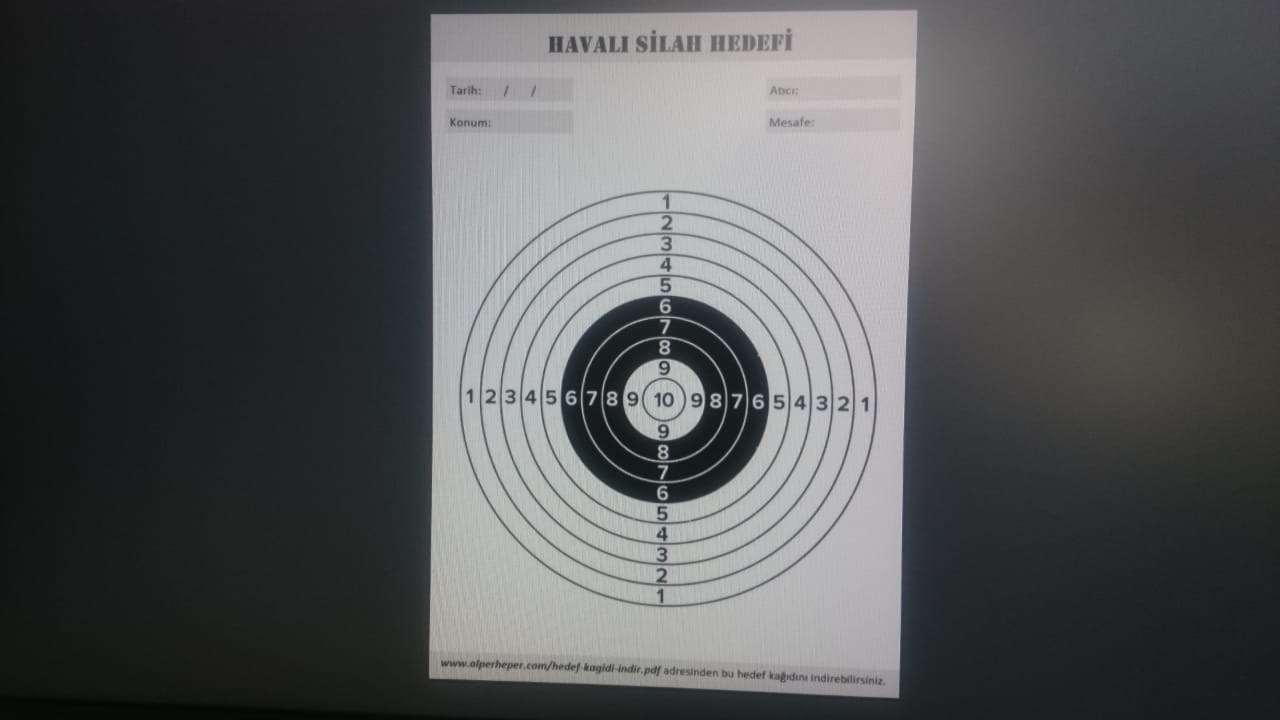
#> input picture target.jpg, 1280 x 720 px, given in place of box.png, which was not available
$ python find_obj.py target.jpg
#> lines starting #> are read from the running program, lines starting #| are printed output that depends on the picture; pictures that were not available may be replaced by others from this repository, and a replacement may not be noted
#!/usr/bin/env python

'''
Feature-based image matching sample.
Note, that you will need the https://github.com/opencv/opencv_contrib repo for SIFT and SURF
USAGE
  find_obj.py [--feature=<sift|surf|orb|akaze|brisk>[-flann]] [ <image1> <image2> ]
  --feature  - Feature to use. Can be sift, surf, orb or brisk. Append '-flann'
               to feature name to use Flann-based matcher instead bruteforce.
  Press left mouse button on a feature point to see its matching point.
'''

# Python 2/3 compatibility
from __future__ import print_function

import numpy as np
import cv2 as cv

from common import anorm, getsize

FLANN_INDEX_KDTREE = 1  # bug: flann enums are missing
FLANN_INDEX_LSH    = 6


def init_feature(name):
    chunks = name.split('-')
    if chunks[0] == 'sift':
        detector = cv.xfeatures2d.SIFT_create()
        norm = cv.NORM_L2
    elif chunks[0] == 'surf':
        detector = cv.xfeatures2d.SURF_create(800)
        norm = cv.NORM_L2
    elif chunks[0] == 'orb':
        detector = cv.ORB_create(400)
        norm = cv.NORM_HAMMING
    elif chunks[0] == 'akaze':
        detector = cv.AKAZE_create()
        norm = cv.NORM_HAMMING
    elif chunks[0] == 'brisk':
        detector = cv.BRISK_create()
        norm = cv.NORM_HAMMING
    else:
        return None, None
    if 'flann' in chunks:
        if norm == cv.NORM_L2:
            flann_params = dict(algorithm = FLANN_INDEX_KDTREE, trees = 5)
        else:
            flann_params= dict(algorithm = FLANN_INDEX_LSH,
                               table_number = 6, # 12
                               key_size = 12,     # 20
                               multi_probe_level = 1) #2
        matcher = cv.FlannBasedMatcher(flann_params, {})  # bug : need to pass empty dict (#1329)
    else:
        matcher = cv.BFMatcher(norm)
    return detector, matcher


def filter_matches(kp1, kp2, matches, ratio = 0.75):
    mkp1, mkp2 = [], []
    for m in matches:
        if len(m) == 2 and m[0].distance < m[1].distance * ratio:
            m = m[0]
            mkp1.append( kp1[m.queryIdx] )
            mkp2.append( kp2[m.trainIdx] )
    p1 = np.float32([kp.pt for kp in mkp1])
    p2 = np.float32([kp.pt for kp in mkp2])
    kp_pairs = zip(mkp1, mkp2)
    return p1, p2, list(kp_pairs)

def explore_match(win, img1, img2, kp_pairs, status = None, H = None):
    h1, w1 = img1.shape[:2]
    h2, w2 = img2.shape[:2]
    vis = np.zeros((max(h1, h2), w1+w2), np.uint8)
    vis[:h1, :w1] = img1
    vis[:h2, w1:w1+w2] = img2
    vis = cv.cvtColor(vis, cv.COLOR_GRAY2BGR)

    if H is not None:
        corners = np.float32([[0, 0], [w1, 0], [w1, h1], [0, h1]])
        corners = np.int32( cv.perspectiveTransform(corners.reshape(1, -1, 2), H).reshape(-1, 2) + (w1, 0) )
        cv.polylines(vis, [corners], True, (255, 255, 255))

    if status is None:
        status = np.ones(len(kp_pairs), np.bool_)
    p1, p2 = [], []  # python 2 / python 3 change of zip unpacking
    for kpp in kp_pairs:
        p1.append(np.int32(kpp[0].pt))
        p2.append(np.int32(np.array(kpp[1].pt) + [w1, 0]))

    green = (0, 255, 0)
    red = (0, 0, 255)
    kp_color = (51, 103, 236)
    for (x1, y1), (x2, y2), inlier in zip(p1, p2, status):
        if inlier:
            col = green
            cv.circle(vis, (x1, y1), 2, col, -1)
            cv.circle(vis, (x2, y2), 2, col, -1)
        else:
            col = red
            r = 2
            thickness = 3
            cv.line(vis, (x1-r, y1-r), (x1+r, y1+r), col, thickness)
            cv.line(vis, (x1-r, y1+r), (x1+r, y1-r), col, thickness)
            cv.line(vis, (x2-r, y2-r), (x2+r, y2+r), col, thickness)
            cv.line(vis, (x2-r, y2+r), (x2+r, y2-r), col, thickness)
    vis0 = vis.copy()
    for (x1, y1), (x2, y2), inlier in zip(p1, p2, status):
        if inlier:
            cv.line(vis, (x1, y1), (x2, y2), green)

    cv.imshow(win, vis)

    def onmouse(event, x, y, flags, param):
        cur_vis = vis
        if flags & cv.EVENT_FLAG_LBUTTON:
            cur_vis = vis0.copy()
            r = 8
            m = (anorm(np.array(p1) - (x, y)) < r) | (anorm(np.array(p2) - (x, y)) < r)
            idxs = np.where(m)[0]

            kp1s, kp2s = [], []
            for i in idxs:
                (x1, y1), (x2, y2) = p1[i], p2[i]
                col = (red, green)[status[i][0]]
                cv.line(cur_vis, (x1, y1), (x2, y2), col)
                kp1, kp2 = kp_pairs[i]
                kp1s.append(kp1)
                kp2s.append(kp2)
            cur_vis = cv.drawKeypoints(cur_vis, kp1s, None, flags=4, color=kp_color)
            cur_vis[:,w1:] = cv.drawKeypoints(cur_vis[:,w1:], kp2s, None, flags=4, color=kp_color)

        cv.imshow(win, cur_vis)
    cv.setMouseCallback(win, onmouse)
    return vis


def main():
    import sys, getopt
    opts, args = getopt.getopt(sys.argv[1:], '', ['feature='])
    opts = dict(opts)
    feature_name = opts.get('--feature', 'brisk')
    try:
        fn1, fn2 = args
    except:
        fn1 = 'box.png'
        fn2 = 'box_in_scene.png'

    img1 = cv.imread(cv.samples.findFile(fn1), cv.IMREAD_GRAYSCALE)
#> img1: shape (720, 1280); min 5, max 208, mean 86.7
    img2 = cv.imread(cv.samples.findFile(fn2), cv.IMREAD_GRAYSCALE)
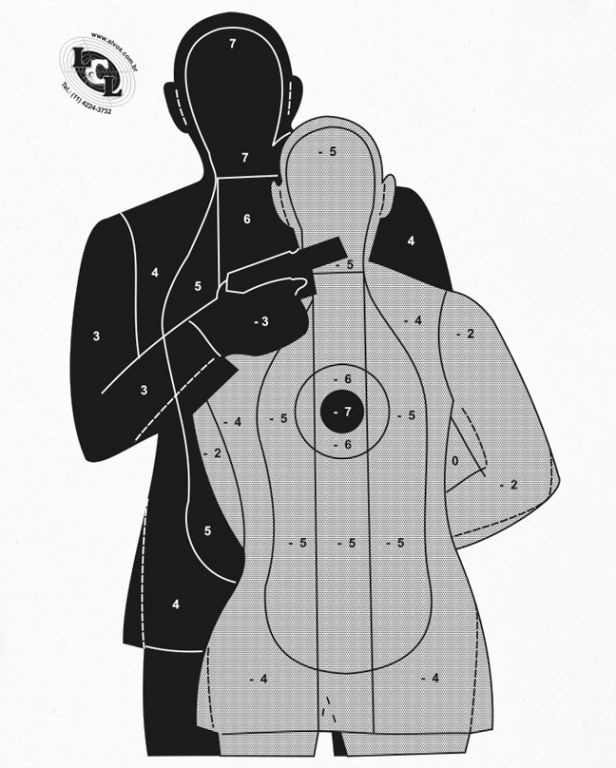
#> input picture human_bw.jpg, 616 x 768 px, given in place of box_in_scene.png, which was not available
#> img2 is the input picture: shape (768, 616); min 0, max 255, mean 184
    detector, matcher = init_feature(feature_name)

    if img1 is None:
        print('Failed to load fn1:', fn1)
        sys.exit(1)

    if img2 is None:
        print('Failed to load fn2:', fn2)
        sys.exit(1)

    if detector is None:
        print('unknown feature:', feature_name)
        sys.exit(1)

    print('using', feature_name)

    kp1, desc1 = detector.detectAndCompute(img1, None)
#> kp1 = 1607 keypoints; strongest (x, y, size): (588, 392, 14.1), (590, 403, 15), (733, 395, 15.1), (612, 401, 12)
    kp2, desc2 = detector.detectAndCompute(img2, None)
#> kp2 = 4361 keypoints; strongest (x, y, size): (155, 437, 26.6), (154, 437, 28.9), (172, 80, 26), (246, 153, 12.9)
    print('img1 - %d features, img2 - %d features' % (len(kp1), len(kp2)))
#| img1 - 1607 features, img2 - 4361 features

    def match_and_draw(win):
        print('matching...')
        raw_matches = matcher.knnMatch(desc1, trainDescriptors = desc2, k = 2) #2
        p1, p2, kp_pairs = filter_matches(kp1, kp2, raw_matches)
        if len(p1) >= 4:
            H, status = cv.findHomography(p1, p2, cv.RANSAC, 5.0)
            print('%d / %d  inliers/matched' % (np.sum(status), len(status)))
        else:
            H, status = None, None
            print('%d matches found, not enough for homography estimation' % len(p1))

        _vis = explore_match(win, img1, img2, kp_pairs, status, H)

    match_and_draw('find_obj')
#> in match_and_draw, `raw_matches = matcher.knnMatch(desc1, trainDescriptors = desc2, k = 2)`: raw_matches = 1607 matches
#> after the loop in filter_matches, `for m in matches:`: mkp1 = 9 keypoints; (x, y, size): (679, 431, 72), (723, 671, 13.8), (723, 671, 12.9), (736, 359, 11.3), (528, 664, 13), (664, 548, 14), (632, 667, 12.1), (514, 667, 12.9), (504, 663, 11.9); mkp2 = 9 keypoints; (x, y, size): (349, 407, 13.2), (109, 40, 9.7), (109, 40, 9.7), (109, 40, 9.7), (109, 40, 9.7), (109, 40, 9.7), (116, 48, 10.6), (371, 646, 8.4), (372, 230, 9.8)
#> in filter_matches, `p1 = np.float32([kp.pt for kp in mkp1])`: p1 = [[736.1, 359.1], [663.6, 548.5], [504.1, 663.1], [527.8, 664.3], [514.4, 667.1], [631.7, 667], [722.6, 671.1], [722.7, 671.1], [678.8, 431.4]]
#> in filter_matches, `p2 = np.float32([kp.pt for kp in mkp2])`: p2 = [[371.9, 229.9], [371, 646], [109.5, 40.44], [109.5, 40.44], [116.1, 47.66], [109.5, 40.44], [109.5, 40.44], [109.5, 40.44], [348.9, 407.5]]
#> in match_and_draw, `p1, p2, kp_pairs = filter_matches(kp1, kp2, raw_matches)`: kp_pairs = 9 items
#> in match_and_draw, `H, status = cv.findHomography(p1, p2, cv.RANSAC, 5.0)`: H = [[-0.159, -0.0233, 118.1], [-0.0659, -0.0114, 50.09], [-0.00135, -0.000184, 1]]; status = [0, 1, 0, 0, 1, 1, 0, 0, 1]
#| 4 / 9  inliers/matched
#> in explore_match, `vis[:h1, :w1] = img1`:
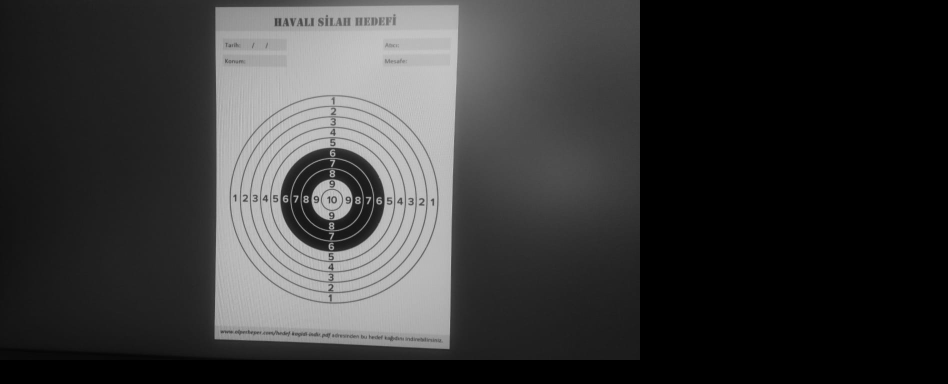
#> vis: shape (768, 1896) (shown at 1/2 size); min 0, max 208, mean 54.9
#> in explore_match, `vis[:h2, w1:w1+w2] = img2`:
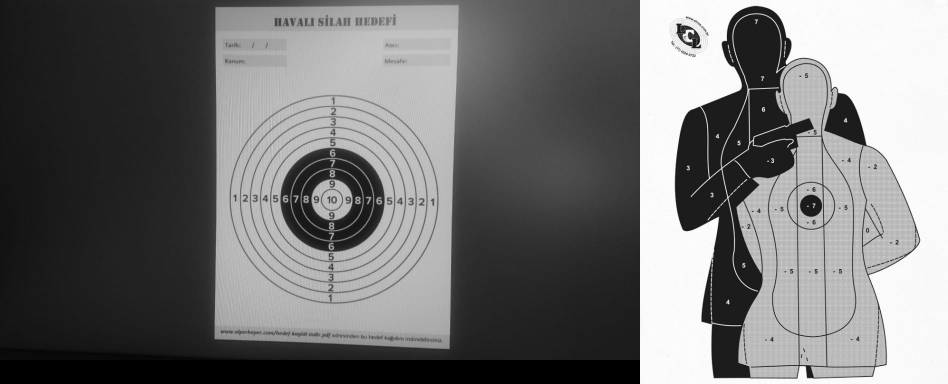
#> vis: shape (768, 1896) (shown at 1/2 size); min 0, max 255, mean 114.6
#> in explore_match, `corners = np.int32( cv.perspectiveTransform(corners.reshape(1, -1, 2),..`: corners = [[1398, 50], [1395, 46], [1397, 48], [1396, 48]]
#> in explore_match, `cv.polylines(vis, [corners], True, (255, 255, 255))`: vis: shape (768, 1896, 3); min 0, max 255, mean 114.6
#> the loop in explore_match, `for kpp in kp_pairs:` made 9 passes
#> kpp on passes 1 to 9: 2 keypoints; (x, y, size): (736, 359, 11.3), (372, 230, 9.8), 2 keypoints; (x, y, size): (664, 548, 14), (371, 646, 8.4), 2 keypoints; (x, y, size): (109, 40, 9.7), (504, 663, 11.9), 2 keypoints; (x, y, size): (109, 40, 9.7), (528, 664, 13), 2 keypoints; (x, y, size): (116, 48, 10.6), (514, 667, 12.9), 2 keypoints; (x, y, size): (109, 40, 9.7), (632, 667, 12.1), 2 keypoints; (x, y, size): (109, 40, 9.7), (723, 671, 12.9), 2 keypoints; (x, y, size): (109, 40, 9.7), (723, 671, 13.8), 2 keypoints; (x, y, size): (349, 407, 13.2), (679, 431, 72)
#> after the loop in explore_match, `for kpp in kp_pairs:`: p1 = [[736, 359], [663, 548], [504, 663], [527, 664], [514, 667], [631, 667], [722, 671], [722, 671], [678, 431]]; p2 = [[1651, 229], [1651, 646], [1389, 40], [1389, 40], [1396, 47], [1389, 40], [1389, 40], [1389, 40], [1628, 407]]
#> the loop in explore_match, `for (x1, y1), (x2, y2), inlier in zip(p1, p2, status):` made 9 passes
#> (x1, y1, x2, y2, inlier, col) on passes 1 to 9: (736, 359, 1651, 229, [0], (0, 0, 255)), (663, 548, 1651, 646, [1], (0, 255, 0)), (504, 663, 1389, 40, [0], (0, 0, 255)), (527, 664, 1389, 40, [0], (0, 0, 255)), (514, 667, 1396, 47, [1], (0, 255, 0)), (631, 667, 1389, 40, [1], (0, 255, 0)), (722, 671, 1389, 40, [0], (0, 0, 255)), (722, 671, 1389, 40, [0], (0, 0, 255)), (678, 431, 1628, 407, [1], (0, 255, 0))
#> after the loop in explore_match, `for (x1, y1), (x2, y2), inlier in zip(p1, p2, status):`: vis: shape (768, 1896, 3); mean B, G, R 114.6, 114.6, 114.7
#> the loop in explore_match, `for (x1, y1), (x2, y2), inlier in zip(p1, p2, status):` made 9 passes
#> (x1, y1, x2, y2, inlier) on passes 1 to 9: (736, 359, 1651, 229, [0]), (663, 548, 1651, 646, [1]), (504, 663, 1389, 40, [0]), (527, 664, 1389, 40, [0]), (514, 667, 1396, 47, [1]), (631, 667, 1389, 40, [1]), (722, 671, 1389, 40, [0]), (722, 671, 1389, 40, [0]), (678, 431, 1628, 407, [1])
#> after the loop in explore_match, `for (x1, y1), (x2, y2), inlier in zip(p1, p2, status):`:
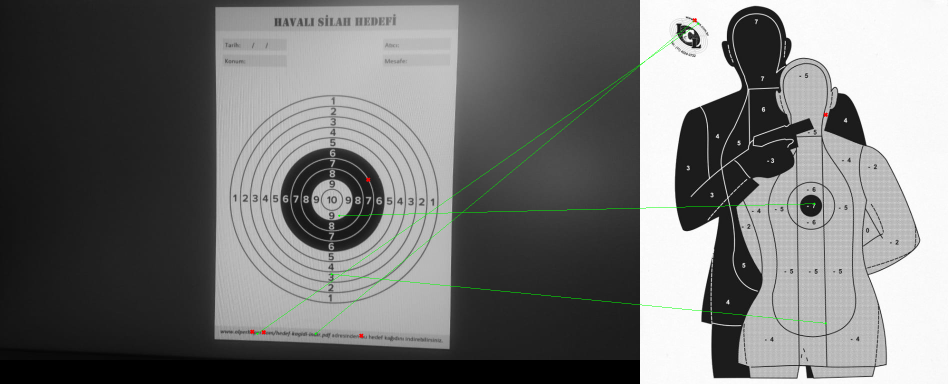
#> vis: shape (768, 1896, 3) (shown at 1/2 size); mean B, G, R 114.3, 114.9, 114.4
    cv.waitKey()

    print('Done')


if __name__ == '__main__':
    print(__doc__)
    main()
    cv.destroyAllWindows()
